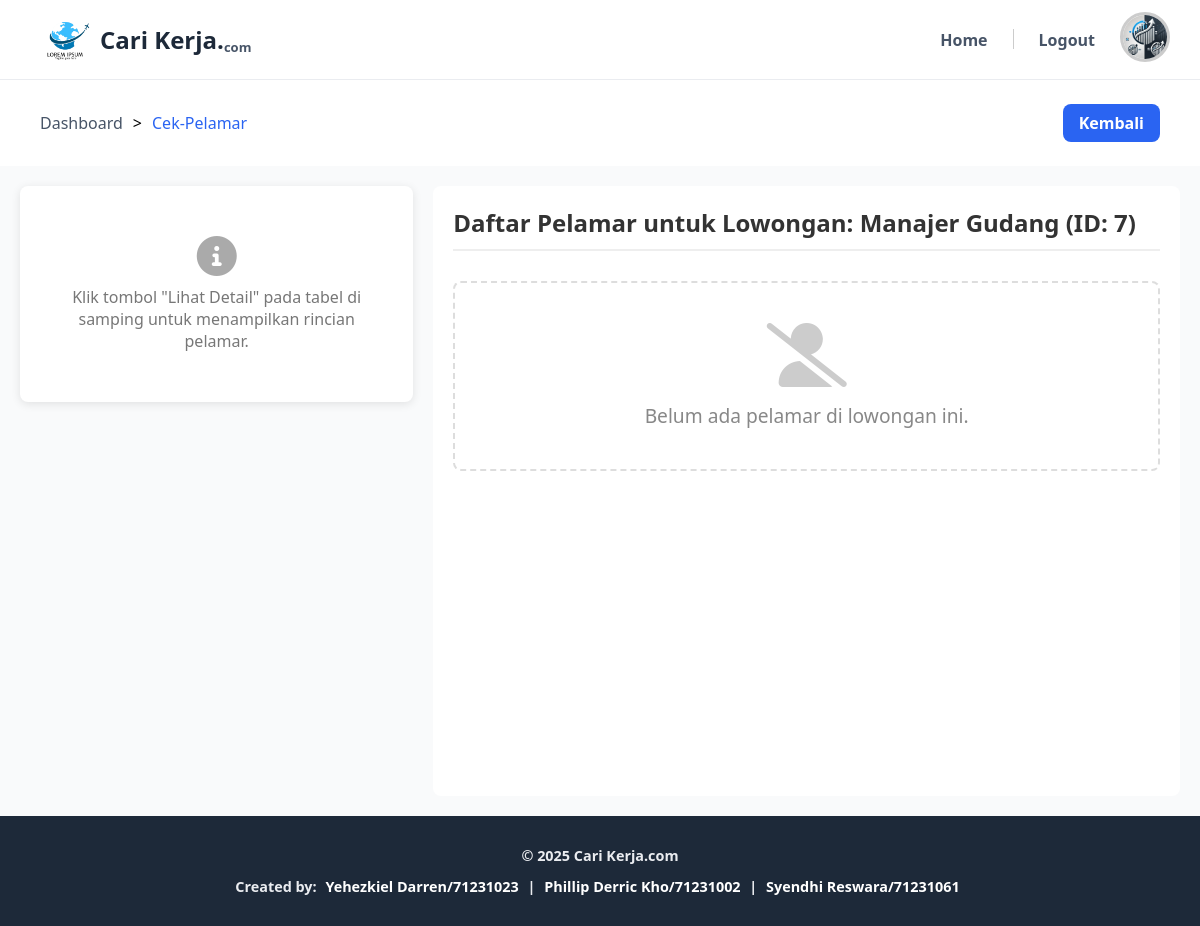
The app's page /cek-pelamar.php?id=7 (signed in), older data.
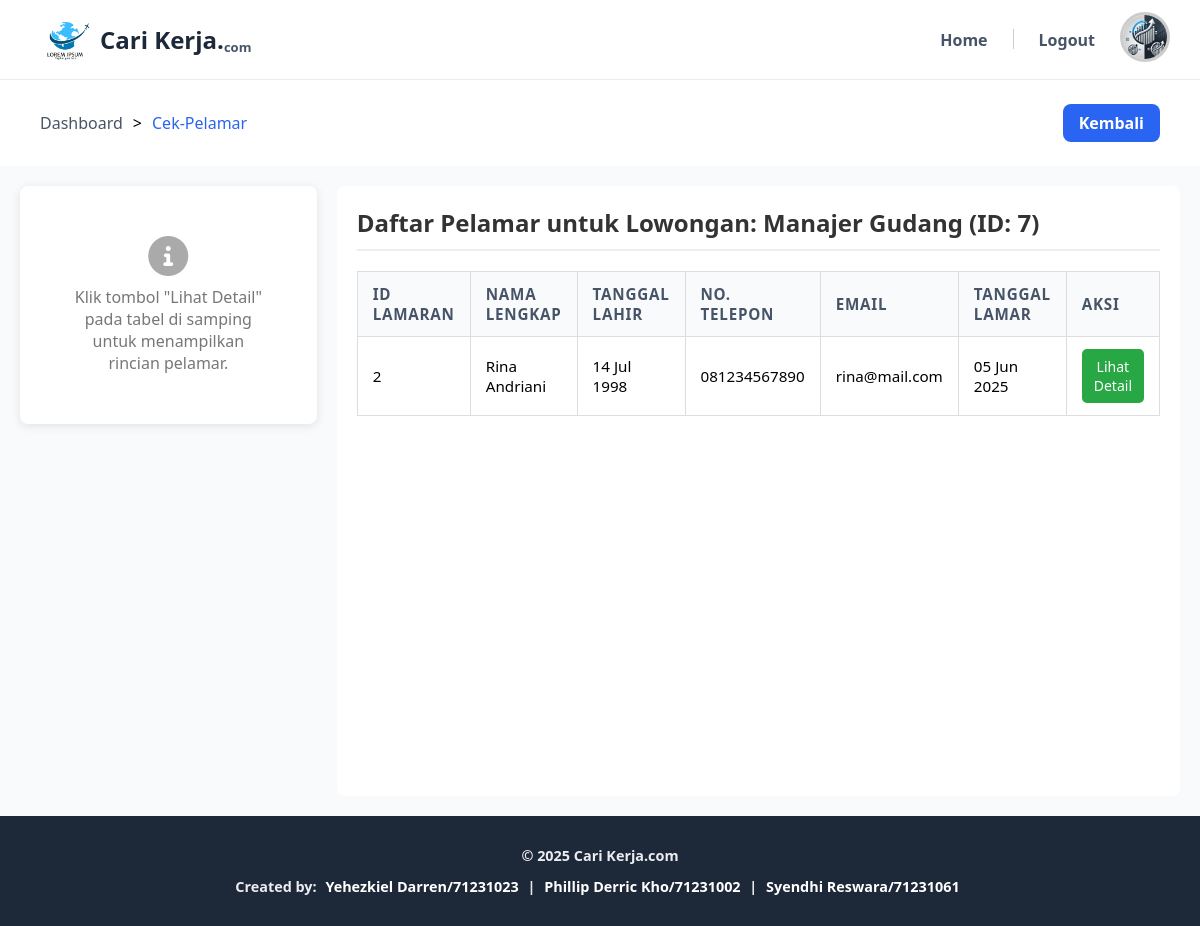
The same page, newer data.
### tables this page shows
CREATE TABLE `lowongan` (
  `id` int(11) NOT NULL,
  `perusahaan_id` int(11) DEFAULT NULL,
  `kategori` varchar(50) DEFAULT NULL,
  `nama_pekerjaan` varchar(100) DEFAULT NULL,
  `jenis_pekerjaan` enum('Full-time','Part-time','Remote','Freelance') DEFAULT NULL,
  `lokasi` text DEFAULT NULL,
  `gaji` varchar(100) DEFAULT NULL,
  `deskripsi` text DEFAULT NULL,
  `syarat` text DEFAULT NULL,
  `tanggal_batas` date DEFAULT NULL,
  `isPorto` tinyint(1) DEFAULT NULL,
  `tanggal_buat` date DEFAULT NULL
);

CREATE TABLE `lamaran` (
  `id_lamaran` int(11) NOT NULL,
  `lowongan_id` int(11) NOT NULL,
  `pelamar_id` int(11) NOT NULL,
  `nama_lengkap` varchar(100) NOT NULL,
  `tanggal_lahir` date NOT NULL,
  `email` varchar(100) NOT NULL,
  `no_hp` varchar(20) NOT NULL,
  `cv` varchar(255) NOT NULL,
  `portofolio` varchar(255) DEFAULT NULL,
  `surat_lamaran` varchar(255) DEFAULT NULL,
  `tanggal_lamaran` date NOT NULL DEFAULT current_timestamp()
);

### public/cek-pelamar.php (the view, shortened to what this page needs)
<?php
    require '../src/includes/connection.php';
    $applicants = [];
    $judul_lowongan_terpilih = "";
    if (isset($_GET['id']) && is_numeric($_GET['id'])) {
        $id_lowongan_terpilih = $_GET['id'];
        $sql_lowongan = "SELECT id, nama_pekerjaan FROM lowongan WHERE id = ?";
        $stmt_lowongan = mysqli_prepare($conn, $sql_lowongan);
        if ($stmt_lowongan){
            mysqli_stmt_bind_param($stmt_lowongan, "i", $id_lowongan_terpilih);
            mysqli_stmt_execute($stmt_lowongan);
            $result_lowongan = mysqli_stmt_get_result($stmt_lowongan);
            $lowongan = mysqli_fetch_assoc($result_lowongan);
            if ($lowongan){
                $data_lowongan=$lowongan;
                $judul_lowongan_terpilih=$data_lowongan['nama_pekerjaan'] . " (ID: " . $data_lowongan['id'] . ")";
                $sql_applicants = "SELECT
                                            l.id_lamaran,
                                            l.nama_lengkap,
                                            l.tanggal_lahir,
                                            l.no_hp,
                                            l.email,
                                            l.tanggal_lamaran,
                                            l.cv,
                                            l.portofolio,
                                            l.surat_lamaran,
                                            pk.foto AS logo_akun,
                                            u.username
                                    FROM lamaran l
                                    JOIN pencari_kerja pk ON l.pelamar_id = pk.id
                                    JOIN users u ON pk.user_id = u.id
                                    WHERE l.lowongan_id = ?";
                $stmt_applicants = mysqli_prepare($conn, $sql_applicants);
                if ($stmt_applicants){
                    mysqli_stmt_bind_param($stmt_applicants, "i", $id_lowongan_terpilih);
                    mysqli_stmt_execute($stmt_applicants);
                    $result_applicants = mysqli_stmt_get_result($stmt_applicants);
                    while ($applicant = mysqli_fetch_assoc($result_applicants)) {
                        $applicants[] = $applicant;
                    }
                }else{
                    error_log("MySQLi prepare error for applicants: " . mysqli_error($conn));
                }
            }
        }else{
            error_log("MySQLi prepare error for lowongan: " . mysqli_error($conn));
        }
    }
?>
<!DOCTYPE html>
<html lang="en">
<head>
    <link rel="stylesheet" href="https://cdnjs.cloudflare.com/ajax/libs/font-awesome/6.0.0-beta3/css/all.min.css">
    <link rel="stylesheet" href="assets/css/cek-pelamar.css">
    <link rel="stylesheet" href="assets/css/global-styles.css">
    <link rel="stylesheet" href="assets/css/time.css">
</head>
<body>
    <header>
      <div class="logo">
        <img src="img/LogoHeader1.png" alt="logokerja" />
        <a>Cari Kerja. <span class="small">com</span></a>
      </div>
      <nav>
        <ul type="none">
          <li><a href="index.php">Home</a></li>
          <li>
            <?php
              if (isset($_SESSION['username'])) {
                echo '<a href="logout.php">Logout</a>';
              } else {
                echo '<a href="login.php">Login</a>';
              }
            ?>
          </li>
        </ul>
        <a href="login.php">
          <?php
            if(isset($_SESSION['logo'])) {
              echo '<img src="' . htmlspecialchars($_SESSION['logo']) . '" alt="profilepict" class="profilepicture" />';
            } else {
              echo '<img src="img/ProfilePicture.jpg" alt="profilepict" class="profilepicture" />';
            }
          ?>
        </a>
      </nav>
    </header>
    <div class="breadcrumb-bar">
        <div class="breadcrumb-box">
            <div class="breadcrumb-text-inactive">
                <a href="index.php">Dashboard</a>
            </div>
            <span class="breadcrumb-separator">></span>
            <div class="breadcrumb-text">
                <a href="#">Cek-Pelamar</a>
            </div>
        </div>
        <a href="dashboard-company.php" class="btn-back">Kembali</a>
    </div>
    <main class="main-content">
        <div class="applicant-details-container" id="applicantDetailsContainer">
            <div class="details-placeholder" id="detailsPlaceholder">
                <i class="fas fa-info-circle"></i>
                <p>Klik tombol "Lihat Detail" pada tabel di samping untuk menampilkan rincian pelamar.</p>
            </div>
        </div>
        <div class="applicant-list-container">
            <h2>Daftar Pelamar untuk Lowongan: <?= htmlspecialchars($judul_lowongan_terpilih) ?></h2>
            <?php if (empty($applicants)): ?>
                <div class="no-applicants-placeholder">
                    <div class="placeholder-icon-container">
                        <i class="fas fa-user-slash placeholder-icon"></i>
                    </div>
                    <p class="placeholder-text">Belum ada pelamar di lowongan ini.</p>
                </div>
            <?php else: ?>
                <table class="applicant-table">
                    <thead>
                        <tr>
                            <th>ID Lamaran</th>
                            <th>Nama Lengkap</th>
                            <th>Tanggal Lahir</th>
                            <th>No. Telepon</th>
                            <th>Email</th>
                            <th>Tanggal Lamar</th>
                            <th>Aksi</th>
                        </tr>
                    </thead>
                    <tbody>
                        <?php foreach ($applicants as $applicant): ?>
                            <tr>
                                <td><?= htmlspecialchars($applicant['id_lamaran']) ?></td>
                                <td><?= htmlspecialchars($applicant['nama_lengkap']) ?></td>
                                <td><?= htmlspecialchars(date('d M Y', strtotime($applicant['tanggal_lahir']))) ?></td>
                                <td><?= htmlspecialchars($applicant['no_hp']) ?></td>
                                <td><?= htmlspecialchars($applicant['email']) ?></td>
                                <td><?= htmlspecialchars(date('d M Y', strtotime($applicant['tanggal_lamaran']))) ?></td>
                                <td>
                                    <button class="btn-detail"
                                        data-id_lamaran="<?= htmlspecialchars($applicant['id_lamaran']) ?>"
                                        data-nama_lengkap="<?= htmlspecialchars($applicant['nama_lengkap']) ?>"
                                        data-tanggal_lahir="<?= htmlspecialchars(date('Y-m-d', strtotime($applicant['tanggal_lahir']))) ?>"
                                        data-nomor_telepon="<?= htmlspecialchars($applicant['no_hp']) ?>"
                                        data-email="<?= htmlspecialchars($applicant['email']) ?>"
                                        data-logo_akun="<?= htmlspecialchars($applicant['logo_akun'] ?? 'img/ProfilePicture.jpg') ?>"
                                        data-username="<?= htmlspecialchars($applicant['username'] ?? 'N/A') ?>"
                                        data-cv_file="<?= htmlspecialchars($applicant['cv'] ?? '') ?>"
                                        data-portofolio_file="<?= htmlspecialchars($applicant['portofolio'] ?? '') ?>"
                                        data-surat_lamaran_file="<?= htmlspecialchars($applicant['surat_lamaran'] ?? '') ?>">
                                        Lihat Detail
                                    </button>
                                </td>
                            </tr>
                        <?php endforeach; ?>
                    </tbody>
                </table>
            <?php endif; ?>
        </div>
    </main>
    <footer>
        <p>&copy; <?= date("Y") ?> Cari Kerja.com</p>
        <p class="creators">
            Created by:
            <a href="#" target="_blank">Yehezkiel Darren/71231023</a> |
            <a href="#" target="_blank">Phillip Derric Kho/71231002</a> |
            <a href="#" target="_blank">Syendhi Reswara/71231061</a>
        </p>
    </footer>
</body>
</html>

### public/assets/css/cek-pelamar.css (style rules this page uses)
.main-content { display: flex; padding: 20px; gap: 20px; background-color: #f9fafb; min-height: calc( 100vh - 150px ); }
.applicant-details-container { flex: 1; background-color: #ffffff; padding: 20px; border-radius: 8px; box-shadow: 0 2px 10px rgba(0, 0, 0, 0.1); height: fit-content; position: sticky; top: 100px; }
.applicant-list-container { flex: 2; background-color: #ffffff; padding: 20px; border-radius: 8px; box-shadow: 0 2px G10px rgba(0, 0, 0, 0.1); }
.applicant-list-container h2 { margin-top: 0; margin-bottom: 20px; color: #333; font-size: 1.5em; border-bottom: 2px solid #eee; padding-bottom: 10px; }
.applicant-table { width: 100%; border-collapse: collapse; margin-top: 20px; }
.applicant-table th, .applicant-table td { border: 1px solid #ddd; padding: 12px 15px; text-align: left; font-size: 0.95em; }
.applicant-table th { background-color: #f9fafb; color: #475467; font-weight: 600; text-transform: uppercase; letter-spacing: 0.05em; }
.btn-detail { background-color: #28a745; color: white; border: none; padding: 8px 12px; text-align: center; text-decoration: none; display: inline-block; font-size: 14px; border-radius: 5px; cursor: pointer; transition: background-color 0.3s ease; }
.details-placeholder { text-align: center; color: #777; padding: 30px; }
.details-placeholder i { font-size: 2.5em; margin-bottom: 10px; color: #aaa; }
.no-applicants-placeholder { text-align: center; padding: 40px 20px; color: #777; border: 2px dashed #ddd; border-radius: 8px; margin-top: 30px; }
.placeholder-icon-container { margin-bottom: 15px; }
.placeholder-icon { font-size: 4em; color: #cccccc; }
.placeholder-text { font-size: 1.2em; color: #888; }

### public/assets/css/global-styles.css (style rules this page uses)
* { box-sizing: border-box; margin: 0; padding: 0; font-family: "Segoe UI", Tahoma, Geneva, Verdana, sans-serif; }
body { width: 100%; }
header { position: sticky; top: 0; width: 100%; padding: 0 20px; text-align: center; display: flex; justify-content: space-between; align-items: center; background-color: #ffffff; border-bottom: 1px solid #eaecf0; z-index: 100; height: 80px; }
.logo { display: flex; align-items: center; margin-left: 10px; }
.logo img { width: 70px; height: auto; }
.logo a { color: #1d2939; font-weight: bold; font-size: 24px; margin: 0; display: flex; }
.logo .small { color: #475467; font-size: small; align-self: flex-end; }
nav { flex-grow: 1; display: flex; justify-content: end; gap: 20px; align-items: center; }
nav ul { list-style: none; display: flex; gap: 20px; }
nav ul li { display: inline; }
nav ul li a { color: #475467; font-weight: 600; text-decoration: none; transition: 0.1s ease-in-out; padding: 5px; }
.profilepicture { width: 50px; height: 50px; border-radius: 50%; border: 3px solid #ccc; object-fit: cover; margin-right: 10px; }
.breadcrumb-bar { display: flex; justify-content: space-between; align-items: center; margin: 1rem 1.5rem; background-color: #ffffff; padding: 0.5rem 1rem; border-radius: 5px; }
.breadcrumb-box { display: flex; align-items: center; gap: 10px; }
.breadcrumb-text a { text-decoration: none; color: #2a64f2; margin-right: 5px; }
.breadcrumb-text-inactive a { text-decoration: none; color: #475467; font-weight: normal; }
.btn-back { background-color: #2a64f2; color: white; padding: 8px 16px; border-radius: 8px; text-decoration: none; font-weight: bold; transition: background-color 0.3s ease; }
footer { background-color: #1d2939; color: #eaecf0; text-align: center; padding: 20px 15px; font-size: 0.9em; line-height: 1.6; }
footer p { margin: 8px 0; font-weight: bold; }
footer .creators a { color: #ffffff; text-decoration: none; margin: 0 5px; }

Row changes from the older to the newer data that the page shows:
added lamaran: id_lamaran "2", nama_lengkap "Rina Andriani", tanggal_lahir "14 Jul 1998", no_hp "081234567890", email "rina@mail.com", tanggal_lamaran "05 Jun 2025"
Text that changed along with them:
text no longer shown: "Belum ada pelamar di lowongan ini."
text now shown: "ID LAMARAN NAMA LENGKAP TANGGAL LAHIR NO. TELEPON EMAIL TANGGAL LAMAR AKSI"
